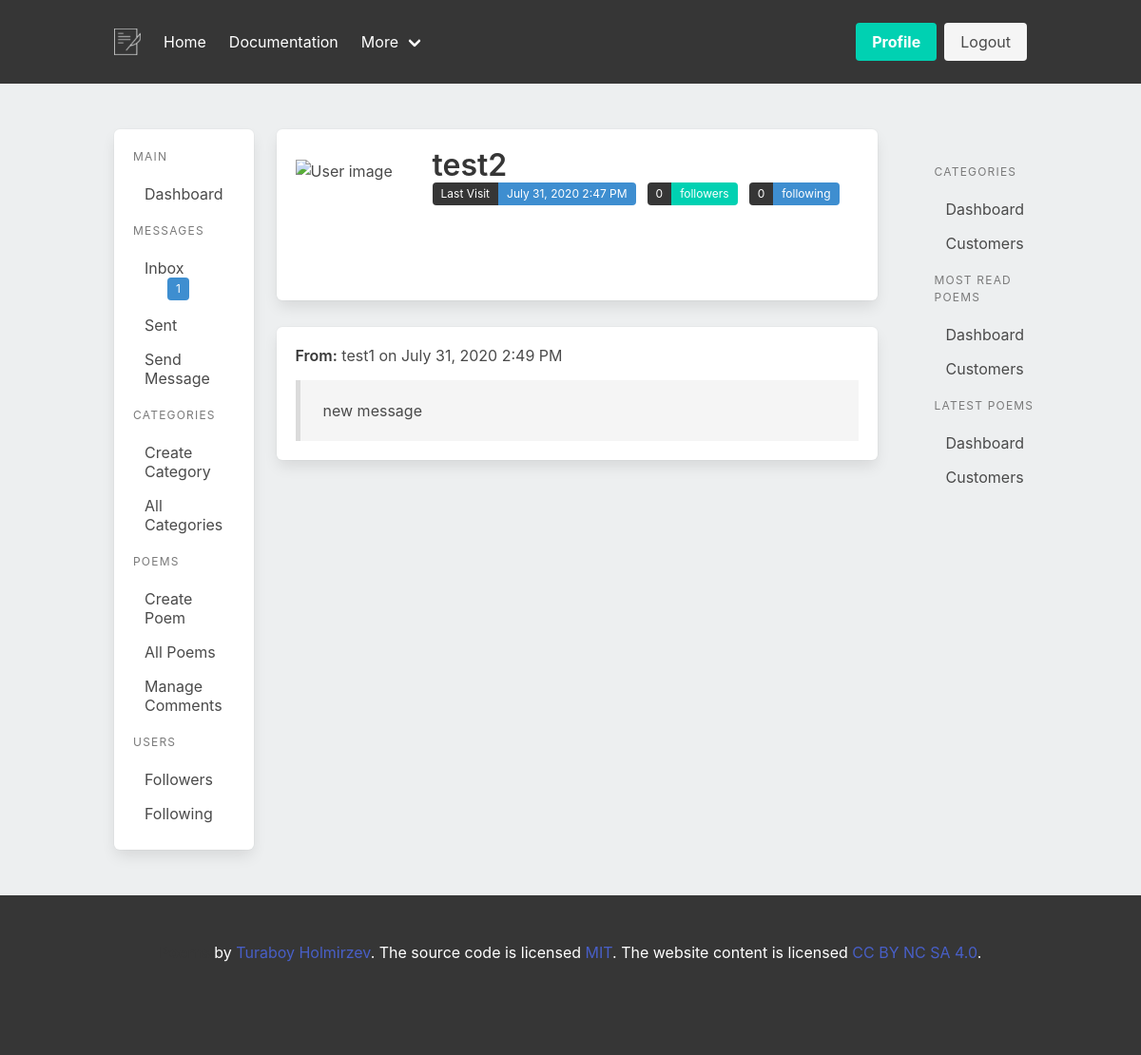
The page /test2/inbox (signed in) on the database as committed earlier.
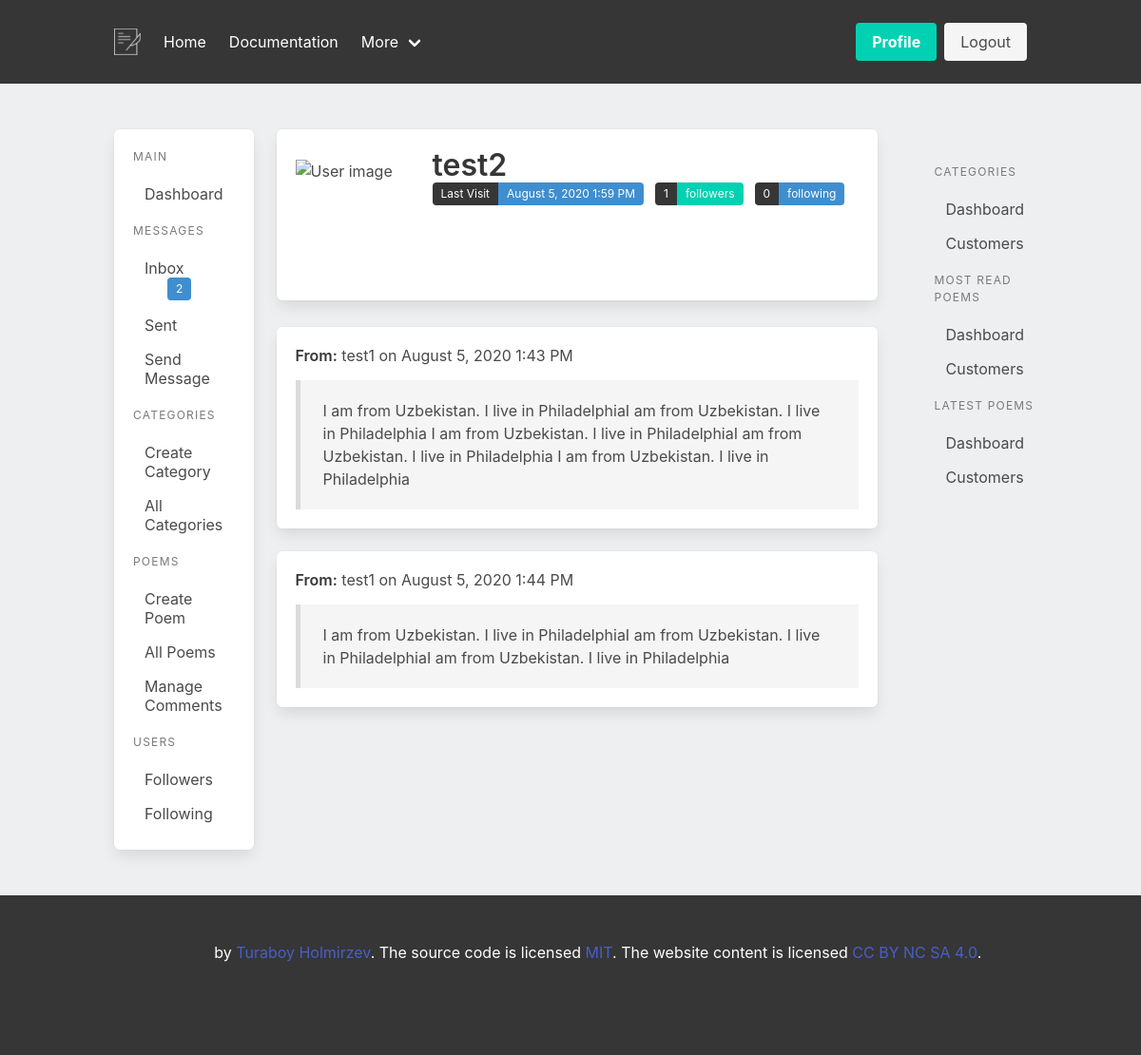
The same page on the database as committed later.
### app/models.py (models this page shows, shortened)
class Message(db.Model):
    id = db.Column(db.Integer, primary_key=True)
    body = db.Column(db.String(140))
    is_read = db.Column(db.Boolean, default=False)
    create_at = db.Column(db.DateTime, default=datetime.utcnow)
    sent_user_id = db.Column(db.Integer, db.ForeignKey('user.id'), nullable=False)
    received_user_id = db.Column(db.Integer, db.ForeignKey('user.id'), nullable=False)

class User(UserMixin, db.Model):
    id = db.Column(db.Integer, primary_key=True)
    username = db.Column(db.String(64), index=True, unique=True)
    email = db.Column(db.String(120), index=True, unique=True)
    image_file = db.Column(db.String(120), nullable=True, default="default.jpg")
    password_hash = db.Column(db.String(128))
    about_me = db.Column(db.String(140))
    is_admin = db.Column(db.Boolean, default=False)
    last_seen = db.Column(db.DateTime, default=datetime.utcnow)
    poems = db.relationship('Poem', backref='author', lazy='dynamic')
    sent_messages = db.relationship('Message', backref='sent_user', lazy=True, foreign_keys='Message.sent_user_id')
    received_messages = db.relationship('Message', backref='received_user', lazy=True, foreign_keys='Message.received_user_id')
    followed = db.relationship(
        'User', secondary=followers,
        primaryjoin=(followers.c.follower_id == id),
        secondaryjoin=(followers.c.followed_id == id),
        backref=db.backref('followers', lazy='dynamic'), lazy='dynamic')
    def new_inbox_messages(self):
        return len([m for m in self.received_messages if m.is_read == False])

### app/users/routes.py (the view)
@bp.route("/<username>/inbox")
def inbox(username):
    user = User.query.filter_by(username=username).first()
    if user == current_user:
        messages = current_user.received_messages
        return render_template("users/inbox.html", messages = messages)
    return redirect(url_for("main.index"))

### app/models.py (called while the page is built)
@login.user_loader
def load_user(id):
    return User.query.get(int(id))

### app/templates/users/inbox.html
{% extends "dashboard_base.html" %}
{% block dashboard %}
<section class="mt-3 pt-4">
    {% include "partials/message_list.html" %}
</section>
{% endblock dashboard %}

### app/templates/partials/left_nav.html
<aside class="menu box">
    <p class="menu-label">
      Main
    </p>
    <ul class="menu-list">
      <li><a href="{{url_for('users.dashboard', username=current_user.username) }}">Dashboard</a></li>
    </ul>
    <p class="menu-label">
      Messages
    </p>
    <ul class="menu-list">
      <li>
        <a href="{{ url_for('users.inbox', username=current_user.username)}}"class="tags has-addons">Inbox
          {% if current_user.new_inbox_messages() > 0 %}
          <span class="ml-5 tag is-info">{{ current_user.new_inbox_messages() }}</span>
          {% endif %}
        </a>
      </li>
      <li><a href="{{ url_for('users.outbox', username=current_user.username)}}">Sent</a></li>
      <li><a href="{{ url_for('users.send_message', username=current_user.username)}}">Send Message</a></li>
    </ul>
    <p class="menu-label">
        Categories
      </p>
      <ul class="menu-list">
        <li><a href="{{ url_for('poems.create_category')}}" >Create Category</a></li>
        <li><a href="{{ url_for('poems.category_list') }}">All Categories</a></li>
      </ul>
    <p class="menu-label">
      Poems
    </p>
    <ul class="menu-list">
      <li>
        <a href="{{ url_for('poems.create_poem') }}">Create Poem</a>
      </li>
      <li>
        <a href="{{ url_for('poems.poem_list') }}">All Poems</a>
      </li>
      <li><a>Manage Comments</a></li>
    </ul>
    <p class="menu-label">
      Users
    </p>
    <ul class="menu-list">
      <li><a>Followers</a></li>
      <li><a>Following</a></li>
    </ul>
  </aside>

### app/templates/partials/user_profile.html (shortened to what this page needs)
<div class="box">
    <div class="media">
        <div class="media-left pt-3 is-hidden-mobile">
        <figure class="image is-128x128">
            <img src="{{ image_file }}" alt="User image">
        </figure>
        </div>
        <div class="media-content">
            <p class="title is-3 mb-0 is-hidden-mobile">{{ current_user.username }}</p>
            <div class="field is-grouped is-grouped-multiline is-clearfix">
                <div class="control">
                {% if current_user.last_seen %}
                  <div class="tags has-addons">
                    <span class="tag is-dark">Last Visit</span>
                    <span class="tag is-info">{{ moment(current_user.last_seen).format('LLL') }}</span>
                  </div>
                </div>
                {% endif %}
                <div class="control">
                  <div class="tags has-addons">
                    <span class="tag is-dark">{{ current_user.followers.count() }}</span>
                    <span class="tag is-primary">followers</span>
                  </div>
                </div>
                <div class="control">
                  <div class="tags has-addons">
                    <span class="tag is-dark">{{ current_user.followed.count() }}</span>
                    <span class="tag is-info">following</span>
                  </div>
                </div>
              </div>
        </div>
    </div>
</div>

### app/templates/partials/message.html
<section class="box mb-5">
  <div class="content">
    <p class="subtitle is-6"><strong>From:</strong> {{ message.sent_user.username}} on {{ moment(message.create_at).format('LLL') }} </p>
    <blockquote>{{ message.body }}</blockquote>
  </div>
</section>

Rows that differ between the two databases and show on the page:
removed Message: new_inbox_messages "1", sent_user.username "test1", create_at "July 31, 2020 2:49 PM", body "new message"
added Message: new_inbox_messages "2", sent_user.username "test1", create_at "August 5, 2020 1:43 PM", body "I am from Uzbekistan. I live in PhiladelphiaI am from Uzbekistan. I live in Philadelphia I am from Uzbekistan. I live in PhiladelphiaI am from Uzbekistan. I live in Philadelphia I am from Uzbekistan. I live in Philadelphia"
changed User "test2": last_seen "July 31, 2020 2:47 PM" → "August 5, 2020 1:59 PM"
added Message: sent_user.username "test1", create_at "August 5, 2020 1:44 PM", body "I am from Uzbekistan. I live in PhiladelphiaI am from Uzbekistan. I live in PhiladelphiaI am from Uzbekistan. I live in Philadelphia"
Other text that changed with them:
{{ current_user.followers.count() }}: "0" → "1"
